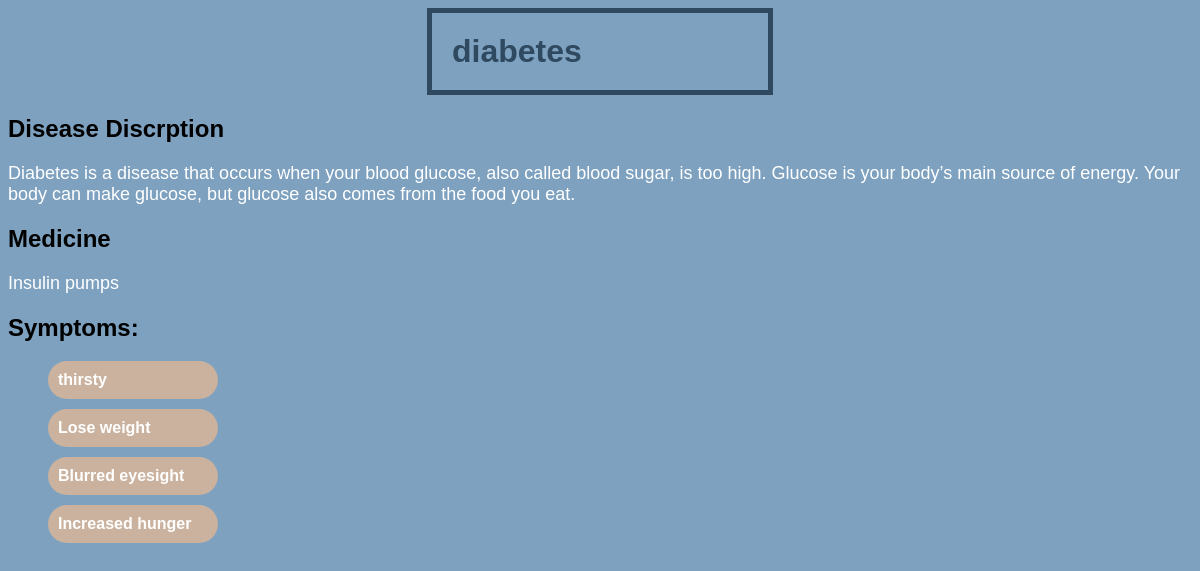
/disease/2/, run on the app's committed database.
### home/models.py (models this page shows, shortened)
class Disease(models.Model):
    name = models.CharField(max_length=100)
    symptoms = models.ManyToManyField(Symptom)
    description = models.TextField(default=" ")
    medicine =  models.TextField(default=" ")

class Symptom(models.Model):
    name = models.CharField(max_length=100)

### home/views.py (the view)
# urls.py: path('disease/<int:disease_id>/', views.disease_detail, name='disease_detail'),
def disease_detail(request, disease_id):
    disease = get_object_or_404(Disease, pk=disease_id)
    return render(request, 'disease_detail.html', {'disease': disease})

### templates/disease_detail.html (shortened to what this page needs)
<!DOCTYPE html>
<html>
<head>
    {% load static %}
    <link rel="stylesheet" href="{% static 'style.css' %}">
</head>
<body>
    <h1 class="h">{{ disease.name }}</h1>
    <h2 class="">Disease Discrption</h2>
    <p>{{ disease.description }}</p>
    <h2 class="">Medicine</h2>
    <p>{{ disease.medicine }}</p>
    <h2>Symptoms:</h2>
    <ul>
        {% for symptom in disease.symptoms.all %}
            <li class="a">{{ symptom.name }}</li>
        {% endfor %}
    </ul>
</body>
</html>

### symtoms/static/style.css (style rules this page uses)
* { font-family: Arial, Helvetica, sans-serif; }
body { background-color: #7DA1BF; font-family: verdana; }
.h { border: 5px solid; margin: auto; width: 25%; padding: 20px; color:#2F4A60; }
li { display: block; width: 150px; background-color: #CAB29F; margin: 10px 0; padding: 10px ; text-decoration:double; color: #7DA1BF; font-weight: bold; border-radius: 50px; }
.a,a,span,label { text-decoration:double; color: #ffffff; font-weight: bold; }
p { color: white; font-size: large; font-weight: 400; }

### data on the page
Disease: name "diabetes", description "Diabetes is a disease that occurs when your blood glucose, also called blood sugar, is too high. Glucose is your body’s main source of energy. Your body can make glucose, but glucose also comes from the food you eat.", medicine "Insulin pumps"
Symptom: name "thirsty"
Symptom: name "Lose weight"
Symptom: name "Blurred eyesight"
Symptom: name "Increased hunger"
